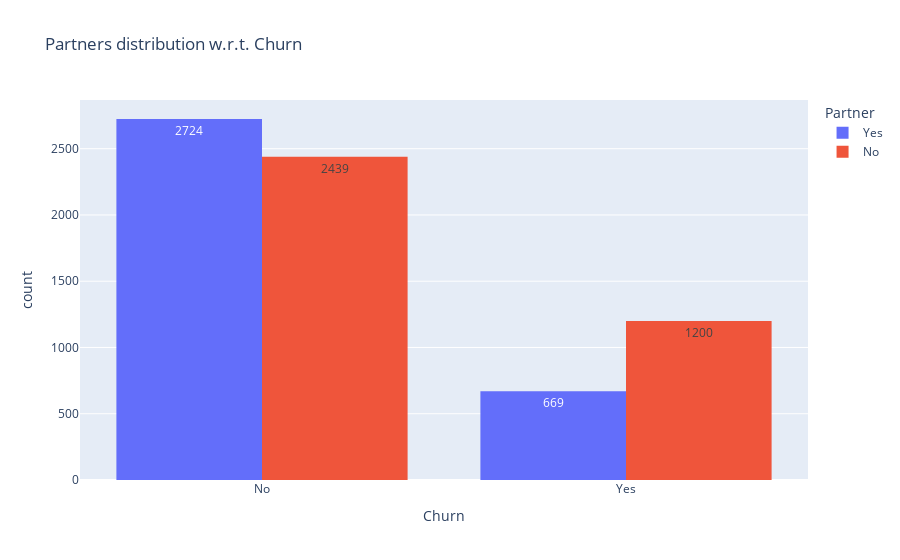

Write notebook code for a chart like this one.
### Code cell
fig = px.histogram(
    data_frame = df,
    x = "Churn",
    color = "Partner",
    title = "Partners distribution w.r.t. Churn",
    barmode = "group",
    text_auto = True
)

fig.show()

### Figure 1 — Plotly figure (JSON) as saved in the notebook; plotly's stock layout.template omitted (floating-point values rounded to 4 significant figures; data arrays with more than 128 entries replaced by an {"elided": "..."} marker saying what was removed)
{"data": [{"alignmentgroup": "True", "bingroup": "x", "hovertemplate": "Partner=Yes<br>Churn=%{x}<br>count=%{y}<extra></extra>", "legendgroup": "Yes", "marker": {"color": "#636efa", "pattern": {"shape": ""}}, "name": "Yes", "offsetgroup": "Yes", "orientation": "v", "showlegend": true, "texttemplate": "%{value}", "type": "histogram", "x": {"elided": "3393 str values"}, "xaxis": "x", "yaxis": "y"}, {"alignmentgroup": "True", "bingroup": "x", "hovertemplate": "Partner=No<br>Churn=%{x}<br>count=%{y}<extra></extra>", "legendgroup": "No", "marker": {"color": "#EF553B", "pattern": {"shape": ""}}, "name": "No", "offsetgroup": "No", "orientation": "v", "showlegend": true, "texttemplate": "%{value}", "type": "histogram", "x": {"elided": "3639 str values"}, "xaxis": "x", "yaxis": "y"}], "layout": {"barmode": "group", "legend": {"title": {"text": "Partner"}, "tracegroupgap": 0}, "title": {"text": "Partners distribution w.r.t. Churn"}, "xaxis": {"anchor": "y", "domain": [0, 1], "title": {"text": "Churn"}}, "yaxis": {"anchor": "x", "domain": [0, 1], "title": {"text": "count"}}}}
